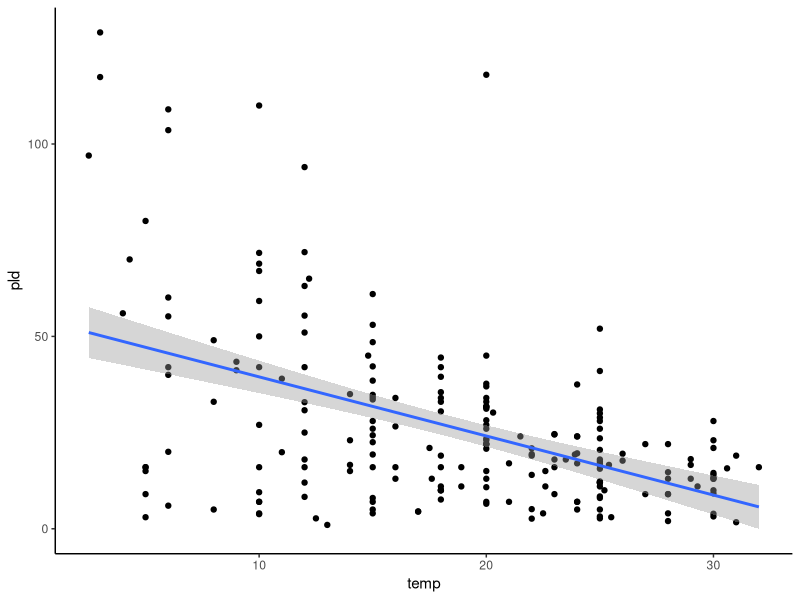
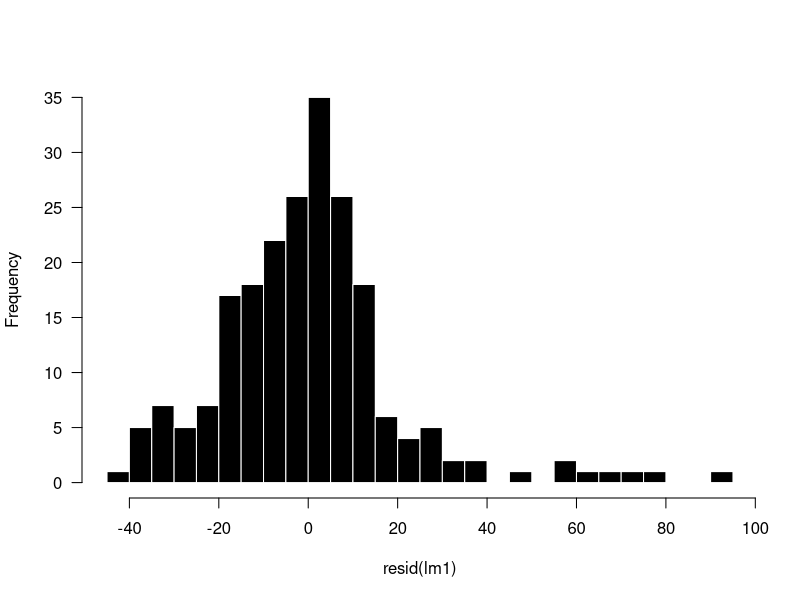
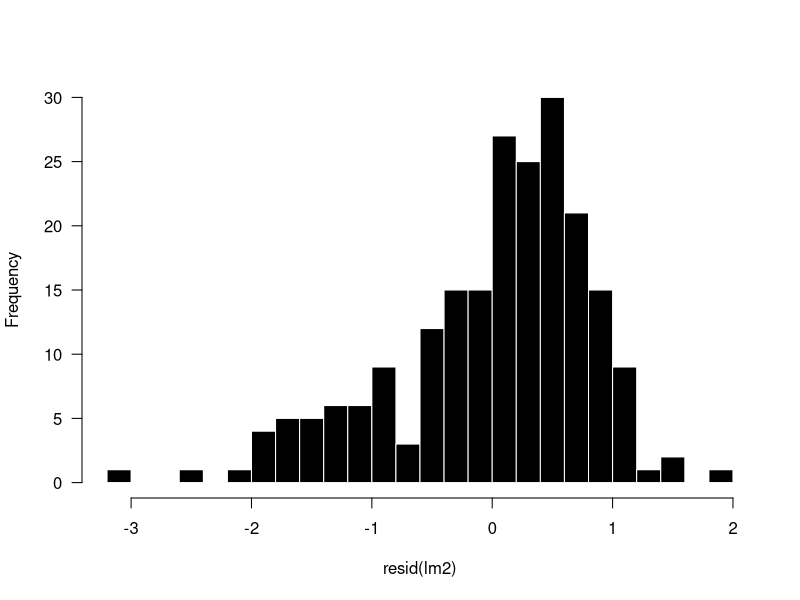
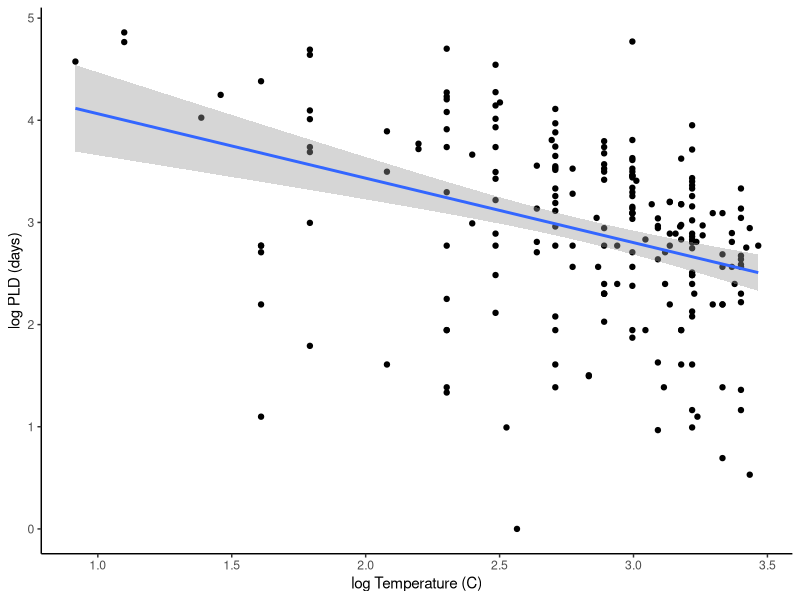
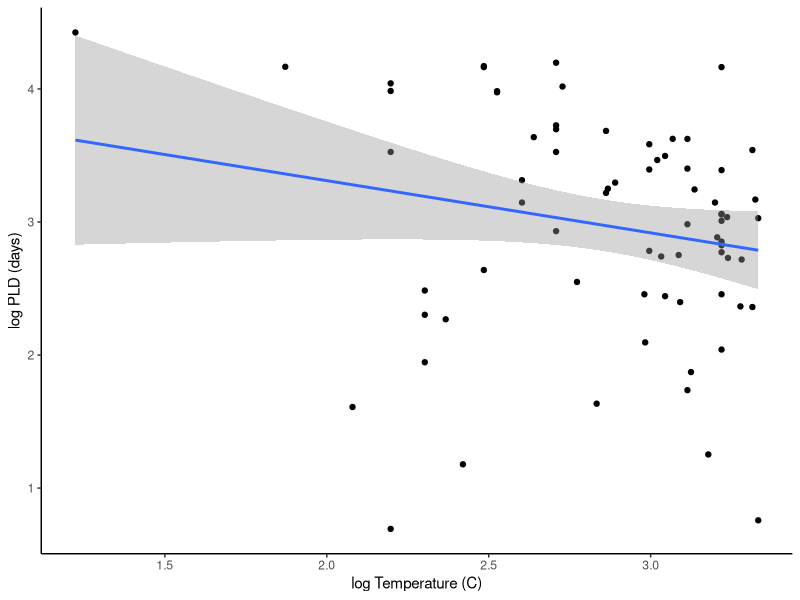
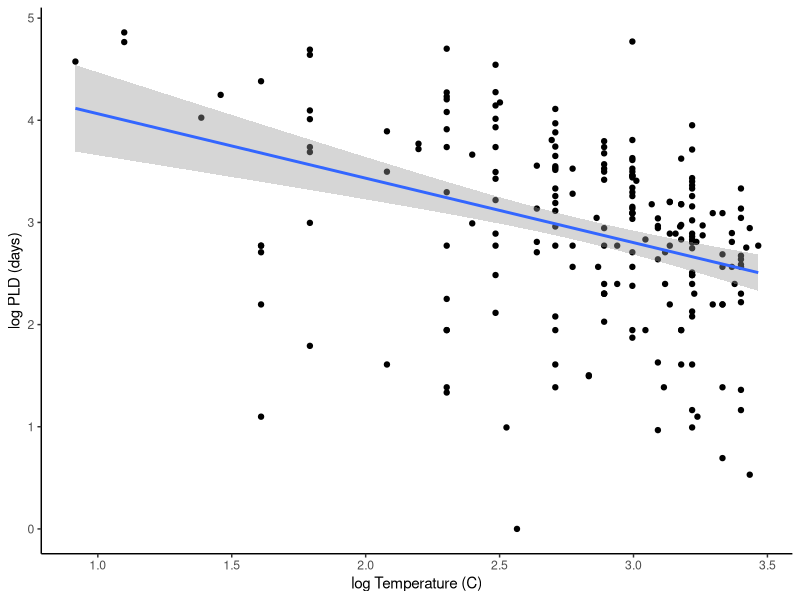
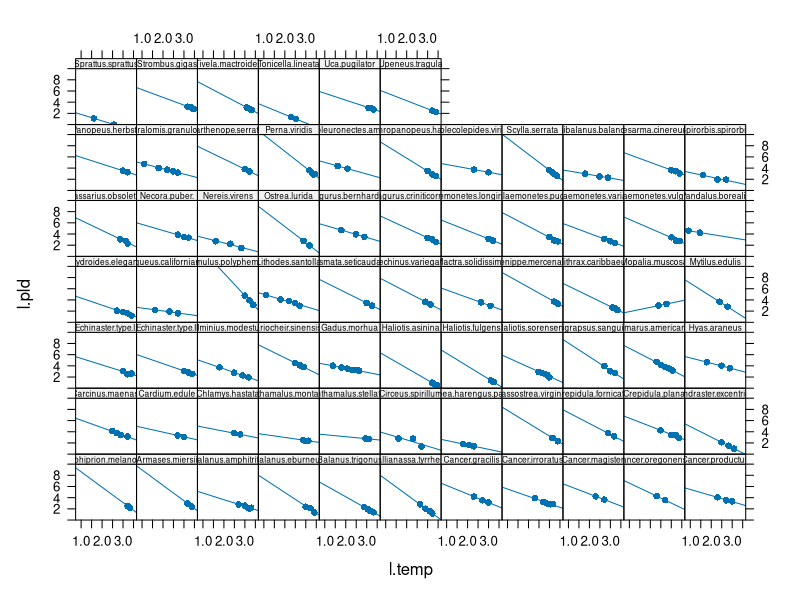
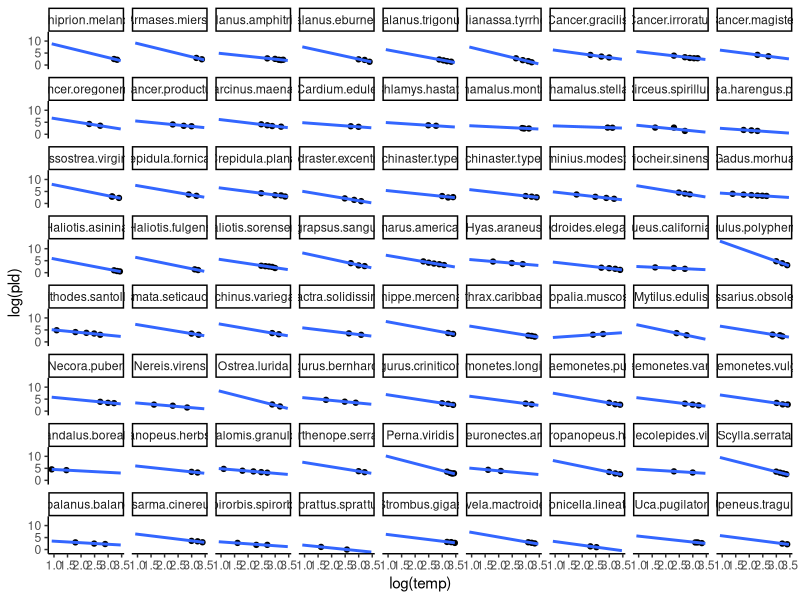

Write R code to recreate these figures, in order.
# Install packages ----
library(arm)
library(lattice)
library(tidyverse)

# Read in data ----
df <- read.table('PLD.txt',na.strings='NA',header=T)

str(df)
head(df)
dim(df)
summary(df)

# Plot PLD temp relationship ----

ggplot(df, aes(y = pld, x= temp)) +
        geom_point() +
        theme_classic() +
        stat_smooth(method = "lm") 

# Model + Diagnostics ----
lm1 <- lm(pld ~ temp, data=df)
summary(lm1)

# Histogram of residuals
hist(resid(lm1), breaks=20, las=1, col=1, 
     border='white', main='')

# Assumption of homoscedasticity is violated, we will work with log(temp) and log(pld)

# Log-transform the pld and temp data
lm2 <- lm(log(pld) ~ log(temp), data=df)

# Histogram of residuals
hist(resid(lm2),breaks=20, las=1, col=1, 
     border='white', main='')

# Residual plots look better

# Summary of model output
summary(lm2)

ggplot(df, aes(y = log(pld), x= log(temp))) +
  geom_point() +
  theme_classic() +
  labs(x='log Temperature (C)', 
       y='log PLD (days)') +
  stat_smooth(method = "lm") 

# Aggregated Approach ----
pld_agg <- df %>%
  group_by(species) %>%
  summarise(mean_temp = mean(temp),
            mean_pld = mean(pld))

ggplot(pld_agg, aes(y = log(mean_pld), x= log(mean_temp))) +
  geom_point() +
  theme_classic() +
  labs(x='log Temperature (C)', 
       y='log PLD (days)') +
  stat_smooth(method = "lm") 

agg_mod <- lm(log(mean_pld) ~ log(mean_temp), data=pld_agg)
summary(agg_mod)

# Disaggregated Approach ----
ggplot(df, aes(y = log(pld), x= log(temp))) +
  geom_point() +
  theme_classic() +
  labs(x='log Temperature (C)', 
       y='log PLD (days)') +
  stat_smooth(method = "lm") 

disagg_mod <- lm(log(pld) ~ log(temp), data=df)
summary(disagg_mod)

# OLS Approach ----
# Split the data by species and fit separate linear models
ols_models <- lapply(split(df, df$species), function(sp_data) {
  lm(log(pld) ~ log(temp), data = sp_data)
})

# View summary of models
lapply(ols_models, summary)

lapply(ols_models, coef)  # Extract coefficients

# Random Effects ----
library(lme4)

# Make log-transformed variables
df$l.pld <- log(df$pld)
df$l.temp <- log(df$temp)

# Plot raw (OLS) regressions
xyplot(l.pld ~ l.temp | species, df, pch=16, 
       type = c("p", "r"),
       ylim=c(0,10),
       par.strip.text=list(cex=0.5))

ggplot(df, aes(y = log(pld), x = log(temp))) +
        geom_point() +
        theme_classic() +
        stat_smooth(method = "lm",fullrange = T, se = F) +
        facet_wrap(~species)

# Evidence for which parameters to be Random Effects?

# Random intercepts
mm1 <- lmer(l.pld ~ l.temp + (1 | species), data = df)
summary(mm1)
coef(mm1)$species

# ICC (only with a random-intercepts model!)
vars <- as.data.frame(VarCorr(mm1))
ICC <- vars$vcov[1] / (vars$vcov[1] + vars$vcov[2])
ICC # Proportion of the total variance in Y that is accounted for by the clustering.

# Random slopes
mm2 <- lmer(l.pld ~ l.temp + ( 0 + l.temp | species), data = df)
summary(mm2)
coef(mm2)$species

# Random intercept and slope (correlated)
mm3 <- lmer(l.pld ~ l.temp + (l.temp | species), data = df)
summary(mm3)
coef(mm3)$species

# Note that random slopes and random intercepts in mixed model are not the 
# same estimates as those produced by the random effects model!

params <- as.data.frame(coef(mm3)$species)
params$RIntonly <- coef(mm1)$species[,1]
params$RSlonly <- coef(mm2)$species[,2]

colnames(params) <- c("REM.int","REM.sl","RIntonly","RSntonly")

library(patchwork)
REM.int <- ggplot(params) +
        geom_histogram(aes(x = REM.int), binwidth = 0.5, 
                       col = "white", fill = "darkblue") +
        xlim(0,15) +
        theme_classic(base_size = 15) +
        ggtitle("Random Intercepts (w/ Random Slopes)")

RIntonly <- ggplot(params) +
        geom_histogram(aes(x = RIntonly), binwidth = 0.5, 
                       col = "white", fill = "darkred") +
        xlim(0,15) +
        theme_classic(base_size = 15) +
        ggtitle("Random Intercepts (w/ Fixed Slopes)")

REM.sl <- ggplot(params) +
        geom_histogram(aes(x = REM.sl), binwidth = 0.25, 
                       col = "white", fill = "darkblue") +
        xlim(-3,0) +
        theme_classic(base_size = 15) +
        ggtitle("Random Slopes (w/ Random Intercepts)")

RSntonly <- ggplot(params) +
        geom_histogram(aes(x = RSntonly), binwidth = 0.25, 
                       col = "white", fill = "darkred") +
        xlim(-3,0) +
        theme_classic(base_size = 15) +
        ggtitle("Random Slopes (w/ Fixed Intercepts)")

(RIntonly / REM.int) | (RSntonly / REM.sl)
